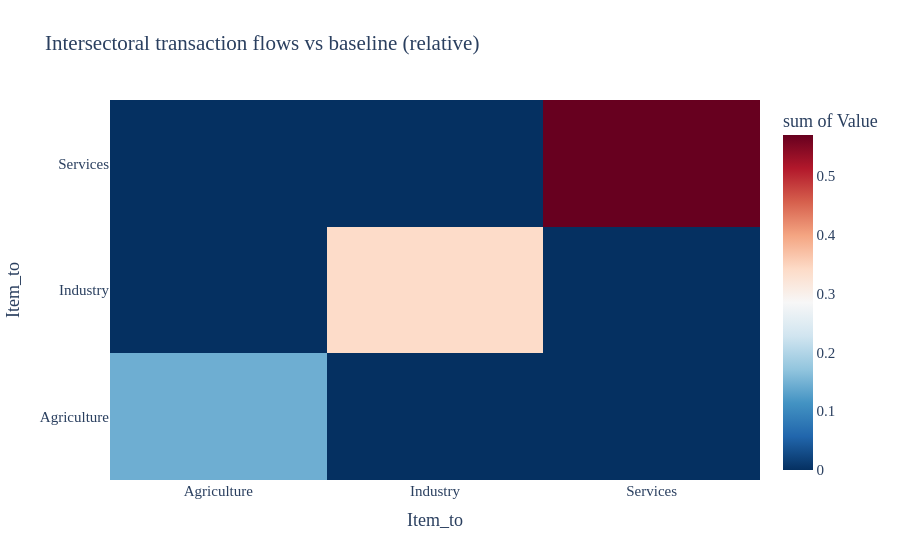

This figure's notebook cell:
### Markdown cell above
`query(...)` is still the most direct way to inspect exact coefficients. When you want a faster visual scan of where the shock is concentrated, you can use `plot(...)` on the same matrix.

The first plot below shows the relative variation of the shocked scenario against the baseline.

### Code cell
db_IOT.plot(
    matrix="Z",
    scenarios=["example shock"],
    base_scenario="baseline",
    difference="relative",
    preset="heatmap",
    auto_open=False,
    path=False,
)

### Figure 1 — Plotly figure (JSON) as saved in the notebook; plotly's stock layout.template omitted (floating-point values rounded to 4 significant figures)
{"data": [{"coloraxis": "coloraxis", "histfunc": "sum", "hovertemplate": "Item_to=%{y}<br>sum of Value=%{z}<extra></extra>", "name": "", "type": "histogram2d", "x": ["Agriculture", "Industry", "Services"], "xaxis": "x", "xbingroup": "x", "y": ["Agriculture", "Industry", "Services"], "yaxis": "y", "ybingroup": "y", "z": [0.1445, 0.3391, 0.5693]}], "layout": {"coloraxis": {"colorbar": {"title": {"text": "sum of Value"}}, "colorscale": [[0, "rgb(5,48,97)"], [0.1, "rgb(33,102,172)"], [0.2, "rgb(67,147,195)"], [0.3, "rgb(146,197,222)"], [0.4, "rgb(209,229,240)"], [0.5, "rgb(247,247,247)"], [0.6, "rgb(253,219,199)"], [0.7, "rgb(244,165,130)"], [0.8, "rgb(214,96,77)"], [0.9, "rgb(178,24,43)"], [1, "rgb(103,0,31)"]]}, "font": {"family": "Verdana", "size": 15}, "legend": {"tracegroupgap": 0}, "title": {"text": "Intersectoral transaction flows vs baseline (relative)"}, "xaxis": {"anchor": "y", "domain": [0, 1], "title": {"text": "Item_to"}}, "yaxis": {"anchor": "x", "domain": [0, 1], "title": {"text": "Item_to"}}}}
